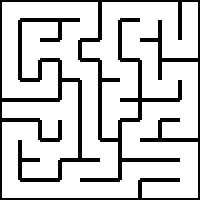
#> input picture Stage 1/Task 1/Solved/eYRC-NT#1805_Task1_Practice/Section-2/maze00.jpg, 200 x 200 px
$ python section2.py   (Python 2 division)
#> lines starting #> are read from the running program, lines starting #| are printed output that depends on the picture; after the words box and inside, x2 and y2 are one past the last pixel; in counts of white or black regions, pixels touching at a corner belong together
import numpy as np
import cv2

## The readImage function takes a file path as argument and returns image in binary form.
## You can copy the code you wrote for section1.py here.
def readImage(filePath):
    #############  Add your Code here   ###############
    img = cv2.imread(filePath, cv2.IMREAD_GRAYSCALE)
    ret, binaryImage = cv2.threshold(img, 127, 255, cv2.THRESH_BINARY)
    ###################################################
    return binaryImage

## The findNeighbours function takes a maze image and row and column coordinates of a cell as input arguments
## and returns a stack consisting of all the neighbours of the cell as output.
## Note :- Neighbour refers to all the adjacent cells one can traverse to from that cell provided only horizontal
## and vertical traversal is allowed.
## You can copy the code you wrote for section1.py here.
def findNeighbours(img,row,column):
    neighbours = []
    #############  Add your Code here   ###############
    r = (row * 20) + 10
    c = (column * 20) + 10
    maxdim = []
    maxdim = img.shape
    if row == (maxdim[0] / 20) - 1 and column == (maxdim[1] / 20) - 1:
        if img[r - 11, c] == 255:
            temp = (row - 1, column)
            neighbours.append(temp)
        if img[r, c - 11] == 255:
            temp = (row, column - 1)
            neighbours.append(temp)

    elif row == 0 and column == (maxdim[1] / 20) - 1:
        if img[r + 11, c] == 255:
            temp = (row + 1, column)
            neighbours.append(temp)
        if img[r, c - 11] == 255:
            temp = (row, column - 1)
            neighbours.append(temp)

    elif row == 0 and column == 0:

        if img[r, c + 11] == 255:
            temp = (row, column+1)
            neighbours.append(temp)
        if img[r + 11, c] == 255:
            temp = (row + 1, column)
            neighbours.append(temp)

    elif row == (maxdim[0] / 20) - 1 and column == 0:
        if img[r - 11, c] == 255:
            temp = (row - 1, column)
            neighbours.append(temp)
        if img[r, c + 11] == 255:
            temp = (row, column + 1)
            neighbours.append(temp)

    elif row == 0:
        if img[r, c - 11] == 255:
            temp = (row, column - 1)
            neighbours.append(temp)
        if img[r, c + 11] == 255:
            temp = (row, column + 1)
            neighbours.append(temp)
        if img[r + 11, c] == 255:
            temp = (row + 1, column)
            neighbours.append(temp)

    elif row == (maxdim[0] / 20) - 1:
        if img[r, c - 11] == 255:
            temp = (row, column - 1)
            neighbours.append(temp)
        if img[r, c + 11] == 255:
            temp = (row, column + 1)
            neighbours.append(temp)
        if img[r - 11, c] == 255:
            temp = (row - 1, column)
            neighbours.append(temp)

    elif column == 0:
        if img[r - 11, c] == 255:
            temp = (row - 1, column)
            neighbours.append(temp)
        if img[r + 11, c] == 255:
            temp = (row + 1, column)
            neighbours.append(temp)
        if img[r, c + 11] == 255:
            temp = (row, column + 1)
            neighbours.append(temp)

    elif column == (maxdim[1] / 20) - 1:
        if img[r - 11, c] == 255:
            temp = (row - 1, column)
            neighbours.append(temp)
        if img[r + 11, c] == 255:
            temp = (row + 1, column)
            neighbours.append(temp)
        if img[r, c - 11] == 255:
            temp = (row, column - 1)
            neighbours.append(temp)

    else:
        if img[r - 11, c] == 255:
            temp = (row - 1, column)
            neighbours.append(temp)
        if img[r, c - 11] == 255:
            temp = (row, column - 1)
            neighbours.append(temp)
        if img[r, c + 11] == 255:
            temp = (row, column + 1)
            neighbours.append(temp)
        if img[r + 11, c] == 255:
            temp = (row + 1, column)
            neighbours.append(temp)
    ###################################################
    return neighbours

##  colourCell function takes 4 arguments:-
##            img - input image
##            row - row coordinates of cell to be coloured
##            column - column coordinates of cell to be coloured
##            colourVal - the intensity of the colour.
##  colourCell basically highlights the given cell by painting it with the given colourVal. Care should be taken that
##  the function doesn't paint over the black walls and only paints the empty spaces. This function returns the image
##  with the painted cell.
##  You can copy the code you wrote for section1.py here.
def colourCell(img,row,column,colourVal):
    #############  Add your Code here   ###############
    r = row * 20
    c = column * 20
    for rcount in range(r, r + 20):
        for ccount in range(c, c + 20):
            if img[rcount, ccount] < 127:
                continue
            img[rcount, ccount] = colourVal
    ###################################################
    return img

##  Function that accepts some arguments from user and returns the graph of the maze image.
def buildGraph(img):  ## You can pass your own arguments in this space.
    graph = {}
    #############  Add your Code here   ###############
    dim = img.shape
    for row in range(0, dim[0] / 20):
        for col in range(0, dim[1] / 20):
            graph[(row, col)] = findNeighbours(img, row, col)

    # Printing sorted graph. Uncomment when needed
    """for key in sorted(graph):
        print "%s: %s" % (key, graph[key])"""
    ###################################################
    return graph

##  Finds shortest path between two coordinates in the maze. Returns a set of coordinates from initial point
##  to final point.
def findPath(init, final, graph): ## You can pass your own arguments in this space.
    #############  Add your Code here   ###############
    node_storage = []
    all_paths = []
    def breadth_first(init, final, graph, node_storage = [], all_paths = []):
        cur_way = [init]
        node_storage.append(cur_way)
        while (len(node_storage) != 0):
            cur_way = node_storage.pop(0)
            if cur_way[-1] == final:
                all_paths.append(cur_way)

            for neighbour in graph[cur_way[-1]]:
                if neighbour not in cur_way:
                    other_way = []
                    other_way = cur_way + [neighbour]
                    node_storage.append(other_way)

    breadth_first(init, final, graph, node_storage, all_paths)

    ###################################################
    return all_paths[0]

## This is the mainfunction where all other functions are called. It accepts filepath
## of an image as input. You are not allowed to change any code in this function.
def main(filePath, flag = 0):
#> called with filePath = 'maze00.jpg', flag = 0
    img = readImage(filePath)      ## Read image with specified filepath.
#> in readImage, img is the input picture: shape (200, 200); min 0, max 255, mean 205.2
#> in readImage, `ret, binaryImage = cv2.threshold(img, 127, 255, cv2.THRESH_BINARY)`: binaryImage: shape (200, 200); 80.5% white; 1 black region, box (x1, y1, x2, y2) and area: (0, 0, 200, 200) 7800
    breadth = len(img)/20          ## Breadthwise number of cells
#> breadth = 10
    length = len(img[0])/20           ## Lengthwise number of cells
#> length = 10
    if length == 10:
        initial_point = (0,0)      ## Start coordinates for maze solution
        final_point = (9,9)        ## End coordinates for maze solution
    else:
        initial_point = (0,0)
        final_point = (19,19)
    graph = buildGraph(img)       ## Build graph from maze image. Pass arguments as required.
#> after the loop in buildGraph, `for row in range(0, dim[0] / 20):`: graph = 100 items
#> graph = 100 items
    shortestPath = findPath(initial_point, final_point, graph)  ## Find shortest path. Pass arguments as required.
#> shortestPath = 27 pairs, first value 0 to 9, second value 0 to 9
    print shortestPath             ## Print shortest path to verify
#| [(0, 0), (0, 1), (0, 2), (0, 3), (0, 4), (1, 4), (1, 3), (2, 3), (3, 3), (3, 4), (4, 4), (5, 4), (6, 4), (7, 4), (7, 5), (8, 5), (8, 4), (8, 3), (9, 3), (9, 4), (9, 5), (9, 6), (8, 6), (8, 7), (8, 8), (8, 9), (9, 9)]
    string = str(shortestPath) + "\n"
    for i in shortestPath:         ## Loop to paint the solution path.
        img = colourCell(img, i[0], i[1], 200)
#> this loop made 27 passes
#> (i, r in colourCell, c in colourCell) on passes 2 to 13: ((0, 1), 0, 20), ((0, 2), 0, 40), ((0, 3), 0, 60), ((0, 4), 0, 80), ((1, 4), 20, 80), ((1, 3), 20, 60), ((2, 3), 40, 60), ((3, 3), 60, 60), ((3, 4), 60, 80), ((4, 4), 80, 80), ((5, 4), 100, 80), ((6, 4), 120, 80)
#> (r in colourCell, c in colourCell) on pass 1: (0, 0)
#> pass 1, in main, `img = colourCell(img, i[0], i[1], 200)`:
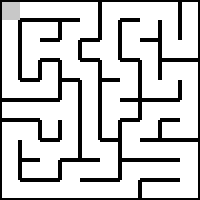
#> img: shape (200, 200); min 0, max 255, mean 204.8
#> pass 2, in main, `img = colourCell(img, i[0], i[1], 200)`:
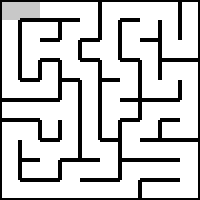
#> img: shape (200, 200); 0.8% of pixels changed, all inside (x1, y1, x2, y2) = (20, 2, 40, 18)
#> pass 3, in main, `img = colourCell(img, i[0], i[1], 200)`:
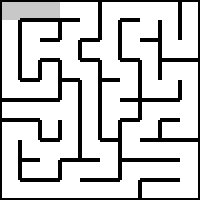
#> img: shape (200, 200); 0.8% of pixels changed, all inside (x1, y1, x2, y2) = (40, 2, 60, 18)
#> after the loop:
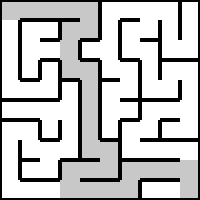
#> img: shape (200, 200); 19.62% of pixels changed, all inside (x1, y1, x2, y2) = (60, 2, 198, 198)
    if __name__ == '__main__':     ## Return value for main() function.
        return img
    else:
        if flag == 0:
            return string
        else:
            return graph

## The main() function is called here. Specify the filepath of image in the space given.
if __name__ == '__main__':
    filePath = 'maze00.jpg'        ## File path for test image
    img = main(filePath)           ## Main function call
    cv2.imshow('canvas', img)
    cv2.waitKey(0)
    cv2.destroyAllWindows()

$ run again, with Stage 1/Task 1/Solved/eYRC-NT#1805_Task1_Practice/Section-2/maze01.jpg copied over Stage 1/Task 1/Solved/eYRC-NT#1805_Task1_Practice/Section-2/maze00.jpg
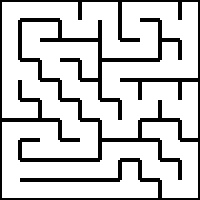
#> input picture Stage 1/Task 1/Solved/eYRC-NT#1805_Task1_Practice/Section-2/maze01.jpg, 200 x 200 px
#> in readImage, img is the input picture: shape (200, 200); min 0, max 255, mean 205.4
#> binaryImage: shape (200, 200); 80.6% white; 1 black region, box (x1, y1, x2, y2) and area: (0, 0, 200, 200) 7776
#> breadth = 10
#> after the loop in buildGraph, `for row in range(0, dim[0] / 20):`: graph = 100 items
#> shortestPath = 31 pairs, first value 0 to 9, second value 0 to 9
#> (printed output is left out)
#> the loop in main, `for i in shortestPath:` made 31 passes
#> (i, r in colourCell, c in colourCell) on passes 2 to 9: ((1, 0), 20, 0), ((2, 0), 40, 0), ((3, 0), 60, 0), ((3, 1), 60, 20), ((4, 1), 80, 20), ((4, 2), 80, 40), ((5, 2), 100, 40), ((5, 3), 100, 60)
#> pass 1, in main, `img = colourCell(img, i[0], i[1], 200)`:
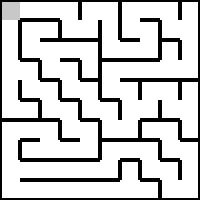
#> img: shape (200, 200); min 0, max 255, mean 205
#> after the loop in main, `for i in shortestPath:`:
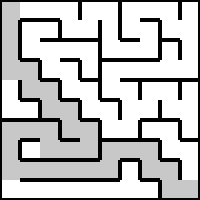
#> img: shape (200, 200); min 0, max 255, mean 191.5

$ run again, with Stage 1/Task 1/Solved/eYRC-NT#1805_Task1_Practice/Section-2/maze02.jpg copied over Stage 1/Task 1/Solved/eYRC-NT#1805_Task1_Practice/Section-2/maze00.jpg
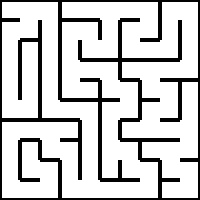
#> input picture Stage 1/Task 1/Solved/eYRC-NT#1805_Task1_Practice/Section-2/maze02.jpg, 200 x 200 px
#> in readImage, img is the input picture: shape (200, 200); min 0, max 255, mean 205.2
#> binaryImage: shape (200, 200); 80.5% white; 1 black region, box (x1, y1, x2, y2) and area: (0, 0, 200, 200) 7804
#> breadth = 10
#> after the loop in buildGraph, `for row in range(0, dim[0] / 20):`: graph = 100 items
#> shortestPath = 63 pairs, first value 0 to 9, second value 0 to 9
#> (printed output is left out)
#> the loop in main, `for i in shortestPath:` made 63 passes
#> (i, r in colourCell, c in colourCell) on passes 2 to 9: ((0, 1), 0, 20), ((0, 2), 0, 40), ((1, 2), 20, 40), ((2, 2), 40, 40), ((3, 2), 60, 40), ((4, 2), 80, 40), ((5, 2), 100, 40), ((5, 3), 100, 60)
#> pass 1, in main, `img = colourCell(img, i[0], i[1], 200)`:
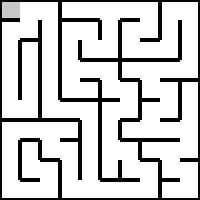
#> img: shape (200, 200); min 0, max 255, mean 204.9
#> after the loop in main, `for i in shortestPath:`:
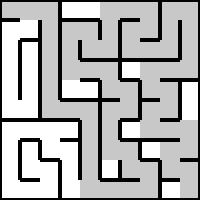
#> img: shape (200, 200); min 0, max 255, mean 176.9

$ run again, with Stage 1/Task 1/Solved/eYRC-NT#1805_Task1_Practice/Section-2/maze03.jpg copied over Stage 1/Task 1/Solved/eYRC-NT#1805_Task1_Practice/Section-2/maze00.jpg
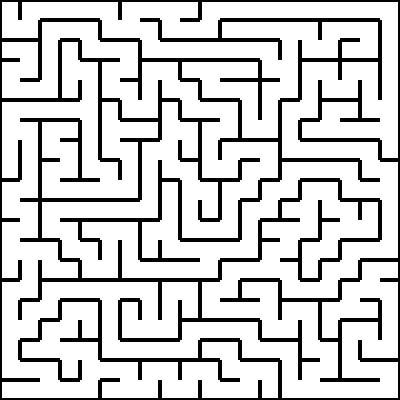
#> input picture Stage 1/Task 1/Solved/eYRC-NT#1805_Task1_Practice/Section-2/maze03.jpg, 400 x 400 px
#> in readImage, img is the input picture: shape (400, 400); min 0, max 255, mean 205.6
#> binaryImage: shape (400, 400); 80.7% white; 1 black region, box (x1, y1, x2, y2) and area: (0, 0, 400, 400) 30944
#> breadth = 20
#> (printed output is left out)
#> the loop in main, `for i in shortestPath:` made 85 passes
#> i on passes 1 to 8: (0, 0), (1, 0), (1, 1), (0, 1), (0, 2), (0, 3), (0, 4), (0, 5)
#> pass 1, in main, `img = colourCell(img, i[0], i[1], 200)`:
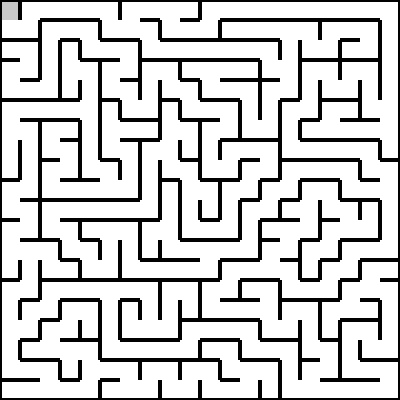
#> img: shape (400, 400); min 0, max 255, mean 205.6
#> after the loop in main, `for i in shortestPath:`:
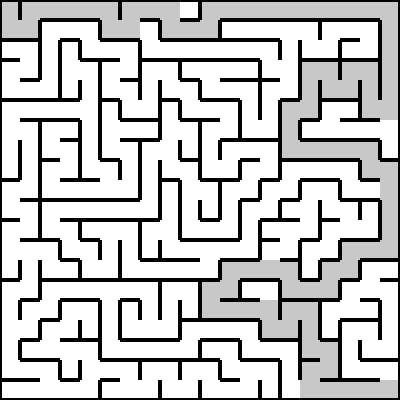
#> img: shape (400, 400); min 0, max 255, mean 196.2
